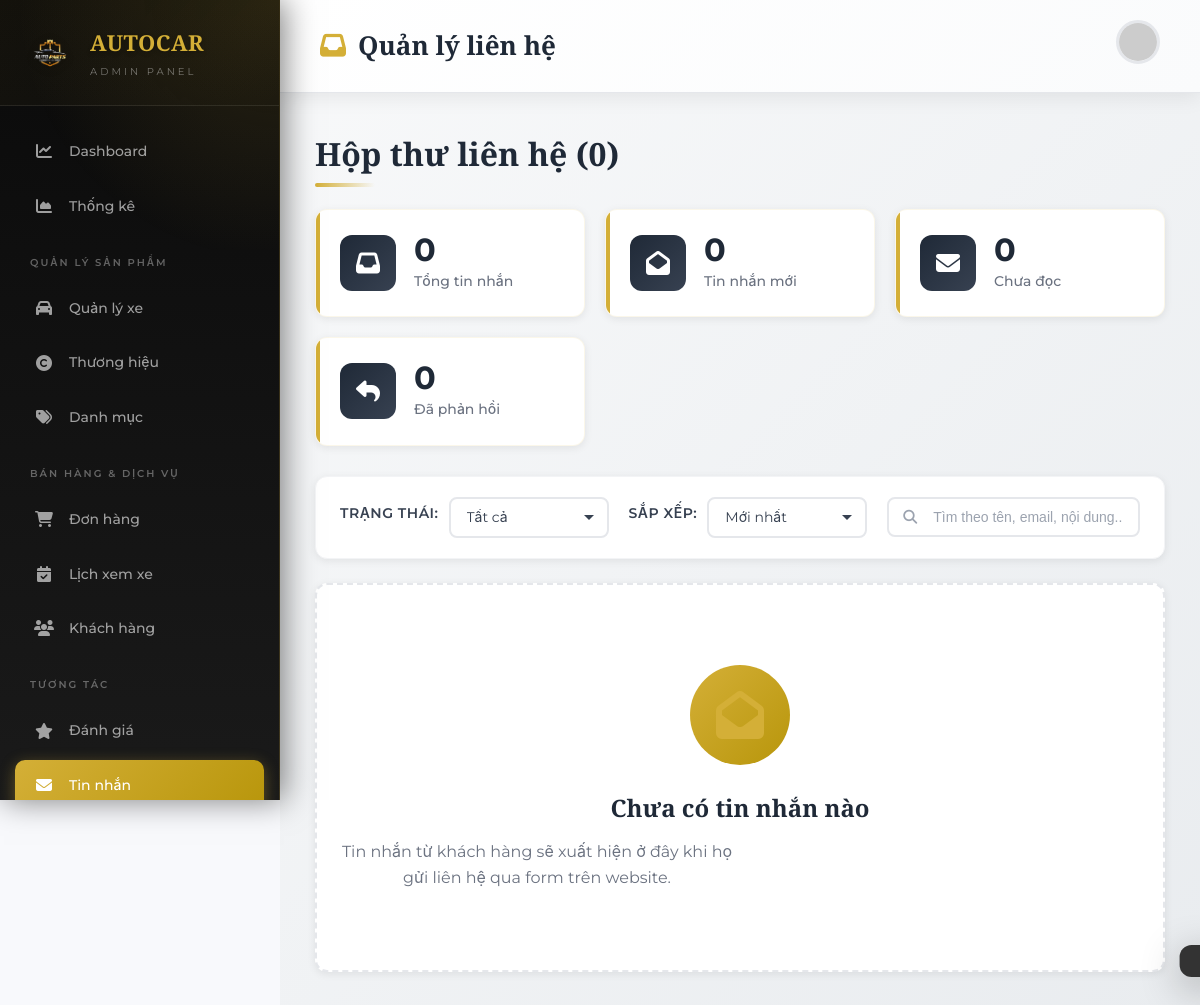
/admin/contacts (signed in), run on an earlier commit of the app's database.
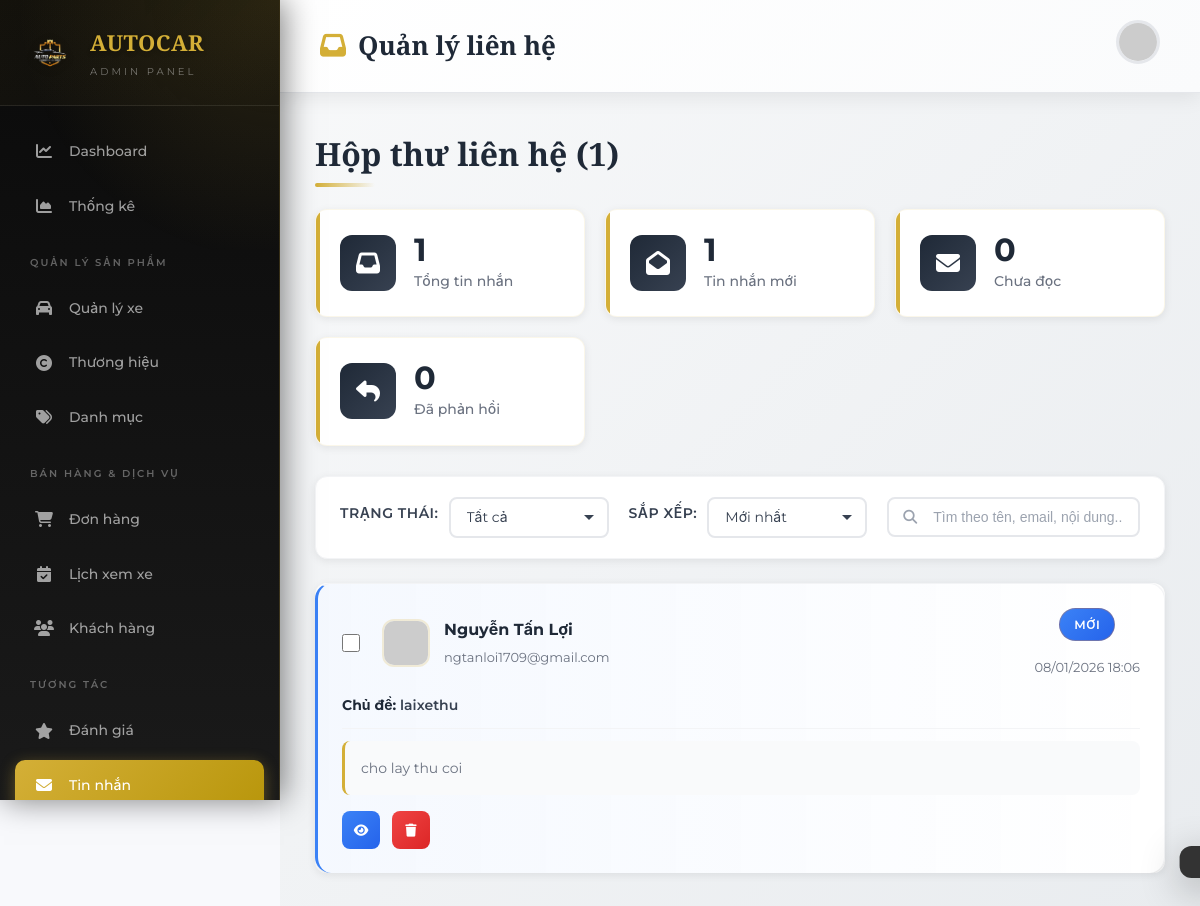
And on a later commit of the database.
### tables this page shows
CREATE TABLE `contacts` (
  `id` int(11) NOT NULL,
  `name` varchar(100) NOT NULL,
  `email` varchar(150) NOT NULL,
  `phone` varchar(20) DEFAULT NULL,
  `subject` varchar(255) DEFAULT NULL,
  `message` text NOT NULL,
  `status` enum('new','processed','unread','read','replied') DEFAULT 'new',
  `created_at` timestamp NOT NULL DEFAULT current_timestamp()
);

### app/controllers/ContactController.php (called while the page is built, shortened)
<?php
require_once __DIR__ . '/../models/ContactModel.php';
class ContactController
{
    public function adminList()
    {
        require VIEW_PATH . '/admin/contacts/list.php';
    }
}

### config/database.php (called while the page is built, shortened)
<?php
class Database
{
    private static $instance = null;
    private $conn;
    private function __construct()
    {
        $config = require __DIR__ . '/config.php';
        $db = $config['db'];
        try {
            $dsn = "mysql:host={$db['host']};dbname={$db['dbname']};charset={$db['charset']}";
            $this->conn = new PDO($dsn, $db['username'], $db['password']);
            $this->conn->setAttribute(PDO::ATTR_ERRMODE, PDO::ERRMODE_EXCEPTION);
            $this->conn->setAttribute(PDO::ATTR_DEFAULT_FETCH_MODE, PDO::FETCH_ASSOC);
        } catch (PDOException $e) {
            die("Lỗi kết nối CSDL: " . $e->getMessage());
        }
    }
    public static function getInstance()
    {
        if (self::$instance === null) {
            self::$instance = new Database();
        }
        return self::$instance;
    }
    public function getConnection()
    {
        $this->ping();
        return $this->conn;
    }
    private function ping()
    {
        try {
            $this->conn->query('SELECT 1');
        } catch (PDOException $e) {
            $this->reconnect();
        }
    }
}

### config/config.php (called while the page is built, shortened)
<?php
return [
    'db' => [
        'host'     => 'localhost',
        'dbname'   => 'banxeoto',
        'username' => 'root',
        'password' => '',
        'charset'  => 'utf8mb4'
    ]
];

### app/models/BaseModel.php (called while the page is built, shortened)
<?php
require_once __DIR__ . '/../../config/database.php';
class BaseModel
{
    public function __construct()
    {
        $this->db = Database::getInstance()->getConnection();
    }
}

### app/models/ContactModel.php (called while the page is built, shortened)
<?php
require_once __DIR__ . '/BaseModel.php';
class ContactModel extends BaseModel
{
    protected $table = 'contacts';
    public function getAllContacts()
    {
        $stmt = $this->db->prepare("SELECT * FROM {$this->table} ORDER BY created_at DESC");
        $stmt->execute();
        return $stmt->fetchAll();
    }
}

### app/views/admin/contacts/list.php (the view, shortened to what the changed rows need)
<?php
require_once __DIR__ . '/../../../models/ContactModel.php';
$contactModel = new ContactModel();
$contacts = $contactModel->getAllContacts();
$totalContacts = count($contacts);
$newCount = count(array_filter($contacts, fn($c) => ($c['status'] ?? 'new') === 'new'));
$unreadCount = count(array_filter($contacts, fn($c) => ($c['status'] ?? 'unread') === 'unread'));
$repliedCount = count(array_filter($contacts, fn($c) => isset($c['status']) && $c['status'] === 'replied'));
?>
<!DOCTYPE html>
<html lang="vi">
<head>
    <link rel="stylesheet" href="https://cdnjs.cloudflare.com/ajax/libs/font-awesome/6.4.0/css/all.min.css">
    <link rel="stylesheet" href="<?= BASE_URL ?>/assets/css/admin-common.css">
    <link rel="stylesheet" href="<?= BASE_URL ?>/assets/css/admin-contacts.css">
    <link rel="stylesheet" href="<?= BASE_URL ?>/assets/css/admin-modal.css">
</head>
<body>
    <?php $activePage = 'contacts';
    include __DIR__ . '/../layouts/sidebar.php'; ?>
    <main class="admin-main">
        <header class="admin-header">
            <h1><i class="fas fa-inbox" style="color: #D4AF37; margin-right: 12px;"></i>Quản lý liên hệ</h1>
            <div class="header-profile">
                <img src="https://ui-avatars.com/api/?name=Admin&background=D4AF37&color=fff" alt="Admin">
            </div>
        </header>
        <div class="admin-content">
            <div class="page-header">
                <h2>Hộp thư liên hệ (<?= $totalContacts ?>)</h2>
            </div>
            <div class="stats-row">
                <div class="stat-card">
                    <div class="stat-icon blue"><i class="fas fa-inbox"></i></div>
                    <div class="stat-info">
                        <h3><?= $totalContacts ?></h3>
                        <p>Tổng tin nhắn</p>
                    </div>
                </div>
                <div class="stat-card">
                    <div class="stat-icon orange"><i class="fas fa-envelope-open"></i></div>
                    <div class="stat-info">
                        <h3><?= $newCount ?></h3>
                        <p>Tin nhắn mới</p>
                    </div>
                </div>
                <div class="stat-card">
                    <div class="stat-icon red"><i class="fas fa-envelope"></i></div>
                    <div class="stat-info">
                        <h3><?= $unreadCount ?></h3>
                        <p>Chưa đọc</p>
                    </div>
                </div>
                <div class="stat-card">
                    <div class="stat-icon green"><i class="fas fa-reply"></i></div>
                    <div class="stat-info">
                        <h3><?= $repliedCount ?></h3>
                        <p>Đã phản hồi</p>
                    </div>
                </div>
            </div>
            <div class="filters-bar">
                <div class="filter-group">
                    <label>Trạng thái:</label>
                    <select id="filterStatus">
                        <option value="">Tất cả</option>
                    </select>
                </div>
                <div class="filter-group">
                    <label>Sắp xếp:</label>
                    <select id="sortBy">
                        <option value="newest">Mới nhất</option>
                    </select>
                </div>
                <div class="filter-search">
                    <input type="text" id="searchContact" placeholder="Tìm theo tên, email, nội dung...">
                </div>
            </div>
            <?php if ($totalContacts === 0): ?>
                <div class="empty-state">
                    <div class="empty-icon">
                        <i class="fas fa-envelope-open"></i>
                    </div>
                    <h3>Chưa có tin nhắn nào</h3>
                    <p>Tin nhắn từ khách hàng sẽ xuất hiện ở đây khi họ gửi liên hệ qua form trên website.</p>
                </div>
            <?php else: ?>
                <div class="contacts-list">
                    <?php foreach ($contacts as $contact): ?>
                        <div class="contact-card <?= $contact['status'] ?? 'unread' ?>" data-status="<?= $contact['status'] ?? 'unread' ?>" data-date="<?= strtotime($contact['created_at']) ?>" data-name="<?= htmlspecialchars($contact['name']) ?>">
                            <div class="contact-header">
                                <div class="contact-sender">
                                    <input type="checkbox" class="contact-checkbox" value="<?= $contact['id'] ?>" onchange="updateBulkActions()">
                                    <img src="https://ui-avatars.com/api/?name=<?= urlencode($contact['name']) ?>&background=D4AF37&color=fff" alt="">
                                    <div class="contact-sender-info">
                                        <h4><?= htmlspecialchars($contact['name']) ?></h4>
                                        <p><?= htmlspecialchars($contact['email']) ?></p>
                                    </div>
                                </div>
                                <div class="contact-meta">
                                    <span class="contact-status <?= $contact['status'] ?? 'unread' ?>">
                                        <?php
                                        switch ($contact['status'] ?? 'unread') {
                                            case 'new':
                                                echo 'Mới';
                                                break;
                                        }
                                        ?>
                                    </span>
                                    <span class="contact-date"><?= date('d/m/Y H:i', strtotime($contact['created_at'])) ?></span>
                                </div>
                            </div>
                            <div class="contact-subject">
                                <strong>Chủ đề:</strong> <?= htmlspecialchars($contact['subject'] ?? 'Không có tiêu đề') ?>
                            </div>
                            <div class="contact-message">
                                <?= nl2br(htmlspecialchars($contact['message'])) ?>
                            </div>
                            <div class="contact-actions">
                                <button class="action-btn view"
                                    data-id="<?= $contact['id'] ?>"
                                    data-name="<?= htmlspecialchars($contact['name']) ?>"
                                    data-email="<?= htmlspecialchars($contact['email']) ?>"
                                    data-phone="<?= htmlspecialchars($contact['phone'] ?? '') ?>"
                                    data-subject="<?= htmlspecialchars($contact['subject'] ?? 'Không có tiêu đề') ?>"
                                    data-message="<?= htmlspecialchars($contact['message']) ?>"
                                    data-status="<?= $contact['status'] ?? 'unread' ?>"
                                    data-date="<?= date('d/m/Y H:i', strtotime($contact['created_at'])) ?>"
                                    onclick="viewContactData(this)"
                                    title="Xem chi tiết">
                                    <i class="fas fa-eye"></i>
                                </button>
                                <button class="action-btn delete"
                                    data-id="<?= $contact['id'] ?>"
                                    data-name="<?= htmlspecialchars($contact['name']) ?>"
                                    onclick="confirmDeleteData(this)"
                                    title="Xóa">
                                    <i class="fas fa-trash"></i>
                                </button>
                            </div>
                        </div>
                    <?php endforeach; ?>
                </div>
            <?php endif; ?>
        </div>
    </main>
    <div class="toast" id="toast"></div>
</body>
</html>

What changed in the data, as far as the page shows it:
added contacts: status "1", status "0", name "Nguyễn Tấn Lợi", email "ngtanloi1709@gmail.com", shows "MỚI", created_at "08/01/2026 18:06", subject "laixethu", message "cho lay thu coi"
Also different on the page:
$totalContacts: "0" → "1"
$newCount: "0" → (not shown)
$unreadCount: "0" → (not shown)
$repliedCount: "0" → (not shown)
text no longer shown: "Chưa có tin nhắn nào Tin nhắn từ khách hàng sẽ xuất hiện ở đây khi họ gửi liên hệ qua form trên website."
